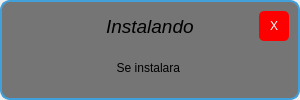
<?xml version="1.0" encoding="UTF-8"?>
<ui version="4.0">
 <class>Dialog</class>
 <widget class="QDialog" name="Dialog">
  <property name="geometry">
   <rect>
    <x>0</x>
    <y>0</y>
    <width>300</width>
    <height>100</height>
   </rect>
  </property>
  <property name="minimumSize">
   <size>
    <width>300</width>
    <height>0</height>
   </size>
  </property>
  <property name="maximumSize">
   <size>
    <width>300</width>
    <height>16777215</height>
   </size>
  </property>
  <property name="windowTitle">
   <string>Dialog</string>
  </property>
  <layout class="QGridLayout" name="gridLayout">
   <property name="leftMargin">
    <number>0</number>
   </property>
   <property name="topMargin">
    <number>0</number>
   </property>
   <property name="rightMargin">
    <number>0</number>
   </property>
   <property name="bottomMargin">
    <number>0</number>
   </property>
   <property name="spacing">
    <number>0</number>
   </property>
   <item row="0" column="0">
    <widget class="QFrame" name="frame">
     <property name="styleSheet">
      <string notr="true">#frame{
	background-color: rgba(16, 16, 16, 140);
	border-radius: 10px;
	border: 2px solid rgb(65, 159, 217);
}</string>
     </property>
     <property name="frameShape">
      <enum>QFrame::StyledPanel</enum>
     </property>
     <property name="frameShadow">
      <enum>QFrame::Raised</enum>
     </property>
     <layout class="QGridLayout" name="gridLayout_2">
      <item row="0" column="4">
       <widget class="QPushButton" name="btn_close">
        <property name="minimumSize">
         <size>
          <width>30</width>
          <height>30</height>
         </size>
        </property>
        <property name="maximumSize">
         <size>
          <width>30</width>
          <height>30</height>
         </size>
        </property>
        <property name="styleSheet">
         <string notr="true">#btn_close{
	background-color: red;
	color: white;
	border-radius: 5px;
}
#btn_close:hover{
	background-color: rgba(255, 0, 0, 180);
	color: black;
	border-radius: 5px;
}</string>
        </property>
        <property name="text">
         <string>X</string>
        </property>
       </widget>
      </item>
      <item row="0" column="2">
       <widget class="QLabel" name="lbl_status">
        <property name="font">
         <font>
          <pointsize>14</pointsize>
          <weight>50</weight>
          <italic>true</italic>
          <bold>false</bold>
         </font>
        </property>
        <property name="text">
         <string>Instalando</string>
        </property>
       </widget>
      </item>
      <item row="1" column="0" colspan="5">
       <widget class="QLabel" name="lbl_text">
        <property name="styleSheet">
         <string notr="true">font: italic 12pt &quot;Noto Sans&quot;;</string>
        </property>
        <property name="text">
         <string>Se instalara &lt;nombre-aplicacion&gt;</string>
        </property>
        <property name="alignment">
         <set>Qt::AlignCenter</set>
        </property>
        <property name="wordWrap">
         <bool>true</bool>
        </property>
       </widget>
      </item>
      <item row="0" column="1">
       <spacer name="horizontalSpacer">
        <property name="orientation">
         <enum>Qt::Horizontal</enum>
        </property>
        <property name="sizeHint" stdset="0">
         <size>
          <width>40</width>
          <height>20</height>
         </size>
        </property>
       </spacer>
      </item>
      <item row="0" column="0">
       <widget class="QLabel" name="lbl_icono">
        <property name="minimumSize">
         <size>
          <width>30</width>
          <height>30</height>
         </size>
        </property>
        <property name="maximumSize">
         <size>
          <width>30</width>
          <height>30</height>
         </size>
        </property>
        <property name="text">
         <string/>
        </property>
        <property name="pixmap">
         <pixmap>../resources/information-button.svg</pixmap>
        </property>
        <property name="scaledContents">
         <bool>true</bool>
        </property>
       </widget>
      </item>
      <item row="0" column="3">
       <spacer name="horizontalSpacer_2">
        <property name="orientation">
         <enum>Qt::Horizontal</enum>
        </property>
        <property name="sizeHint" stdset="0">
         <size>
          <width>40</width>
          <height>20</height>
         </size>
        </property>
       </spacer>
      </item>
     </layout>
    </widget>
   </item>
  </layout>
 </widget>
 <resources/>
 <connections/>
</ui>
